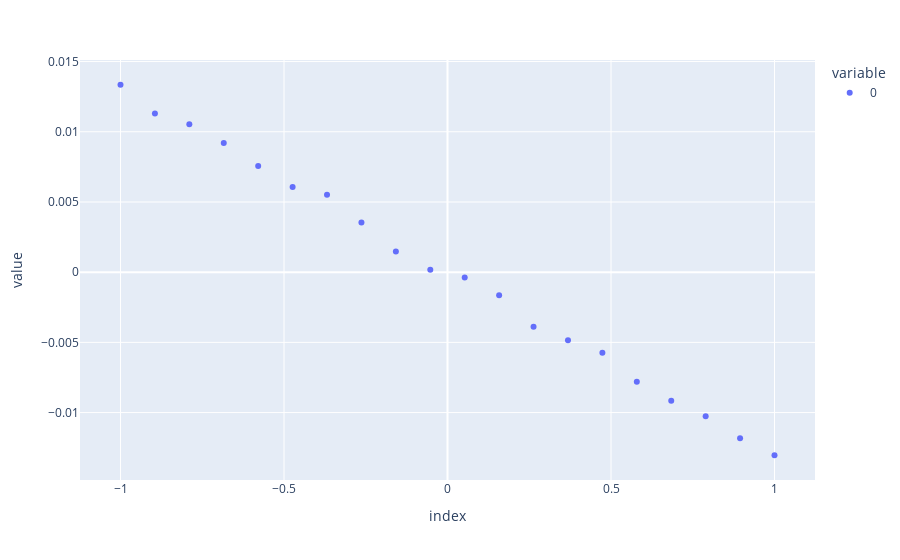

The code cell stored with this chart in its notebook:
### Code cell
px.scatter(pd.Series(results))

### Figure 1 — Plotly figure (JSON) as saved in the notebook; plotly's stock layout.template omitted (floating-point values rounded to 4 significant figures)
{"data": [{"hovertemplate": "variable=0<br>index=%{x}<br>value=%{y}<extra></extra>", "legendgroup": "0", "marker": {"color": "#636efa", "symbol": "circle"}, "mode": "markers", "name": "0", "orientation": "v", "showlegend": true, "type": "scatter", "x": [-1, -0.8947, -0.7895, -0.6842, -0.5789, -0.4737, -0.3684, -0.2632, -0.1579, -0.05263, 0.05263, 0.1579, 0.2632, 0.3684, 0.4737, 0.5789, 0.6842, 0.7895, 0.8947, 1], "xaxis": "x", "y": [0.01335, 0.01131, 0.01054, 0.009208, 0.00756, 0.006072, 0.005512, 0.003545, 0.00148, 0.0001805, -0.0003862, -0.001642, -0.003879, -0.004858, -0.005736, -0.007813, -0.009156, -0.01026, -0.01183, -0.01304], "yaxis": "y"}], "layout": {"autosize": true, "legend": {"title": {"text": "variable"}, "tracegroupgap": 0}, "margin": {"t": 60}, "xaxis": {"anchor": "y", "autorange": true, "domain": [0, 1], "range": [-1.12, 1.12], "title": {"text": "index"}, "type": "linear"}, "yaxis": {"anchor": "x", "autorange": true, "domain": [0, 1], "range": [-0.01508, 0.01539], "title": {"text": "value"}, "type": "linear"}}}
